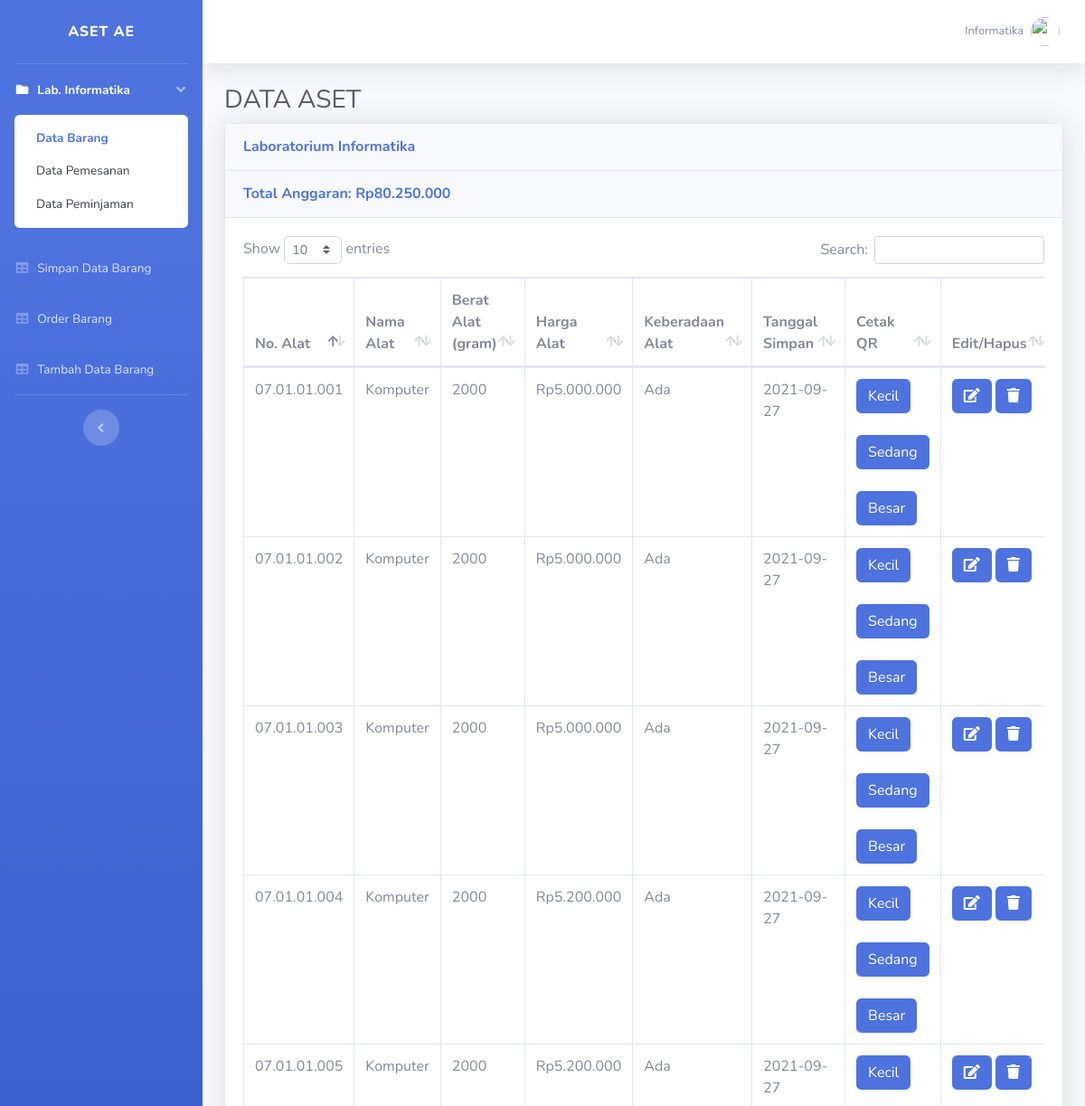
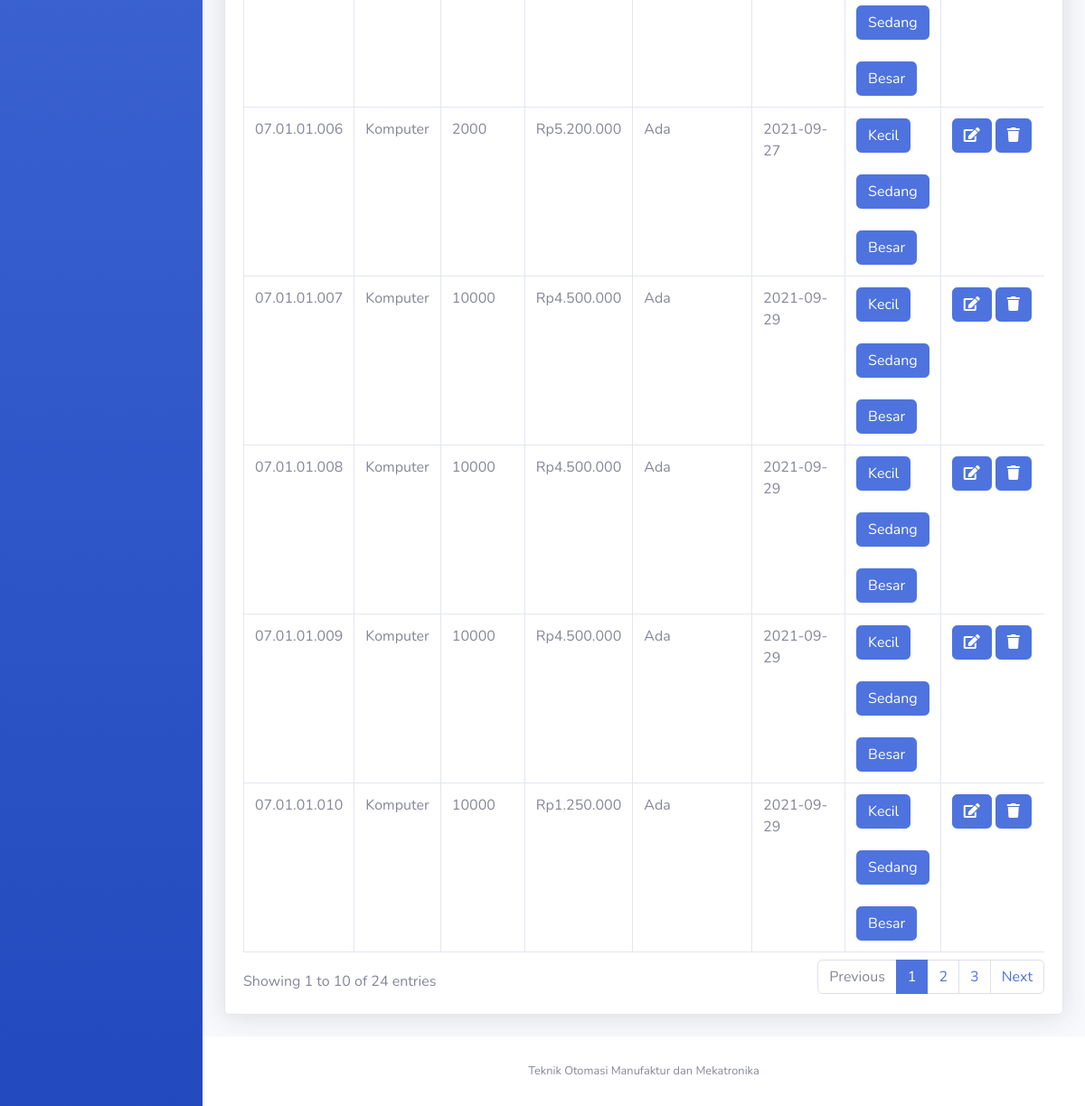
Page /laboratorium.php (signed in) on the committed database (2 pictures, top to bottom).
### tables this page shows
CREATE TABLE `laboratorium` (
  `id_lab` varchar(10) NOT NULL,
  `id_kajur` int(5) NOT NULL,
  `id_user` int(5) NOT NULL,
  `nama_lab` varchar(50) NOT NULL,
  `nama_kalab` varchar(50) NOT NULL,
  `nama_plp` varchar(50) NOT NULL,
  `password` varchar(50) NOT NULL,
  `total_anggaran` int(11) NOT NULL,
  `ttd_kalab` varchar(100) NOT NULL
);

CREATE TABLE `alat` (
  `id_pesan` int(11) NOT NULL,
  `id_lab` varchar(2) NOT NULL,
  `id_jenis` varchar(2) NOT NULL,
  `kode_alat` varchar(2) NOT NULL,
  `no_alat` varchar(12) NOT NULL,
  `nama_alat` varchar(59) NOT NULL,
  `berat_alat` int(11) NOT NULL,
  `harga_alat` double NOT NULL,
  `status_alat` varchar(15) NOT NULL,
  `created_date` timestamp NOT NULL DEFAULT current_timestamp() ON UPDATE current_timestamp()
);

CREATE TABLE `simpan` (
  `id_simpan` int(11) NOT NULL,
  `id_lab` varchar(10) NOT NULL,
  `id_pesan` int(11) NOT NULL,
  `tgl_simpan` date NOT NULL
);

### laboratorium.php (the view, shortened to what this page needs)
<?php
include_once("config.php");
?>
<!DOCTYPE html>
<html lang="en">
<head>
  <link href="vendor/fontawesome-free/css/all.min.css" rel="stylesheet" type="text/css">
  <link href="css/sb-admin-2.min.css" rel="stylesheet">
  <link href="vendor/datatables/dataTables.bootstrap4.min.css" rel="stylesheet">
</head>
<body id="page-top">
<?php
  $id_lab = $_SESSION['id_lab'];
  $sql=mysqli_query($koneksi, "select * from laboratorium where id_lab=$id_lab");
  $data=mysqli_fetch_array($sql);
?>
  <div id="wrapper">
    <ul class="navbar-nav bg-gradient-primary sidebar sidebar-dark accordion" id="accordionSidebar">
      <a class="sidebar-brand d-flex align-items-center justify-content-center" href="laboratorium.php">
        <div class="sidebar-brand-text mx-3">Aset AE</div>
      </a>
      <hr class="sidebar-divider my-0">
      <li class="nav-item active">
        <a class="nav-link" href="#" data-toggle="collapse" data-target="#collapsePages" aria-expanded="true" aria-controls="collapsePages">
          <i class="fas fa-fw fa-folder"></i>
          <span>Lab. <?=$data['nama_lab'];?></span>
        </a>
        <div id="collapsePages" class="collapse show" aria-labelledby="headingPages" data-parent="#accordionSidebar">
          <div class="bg-white py-2 collapse-inner rounded">
            <a class="collapse-item active" href="laboratorium.php">Data Barang</a>
            <a class="collapse-item" href="order_data.php">Data Pemesanan</a>
            <?php
              $id_lab = $_SESSION['id_lab'];
              $sql=mysqli_query($koneksi, "select * from alat where id_lab=$id_lab group by kode_alat");
              $data3=mysqli_fetch_array($sql);
            ?>
            <a class="collapse-item" href="pinjam_laboratorium_lab.php?id_lab=<?php echo $data3['id_lab']; ?>&nama_alat=<?php echo $data3['nama_alat']; ?>">Data Peminjaman</a>
          </div>
        </div>
      </li>
      <li class="nav-item">
        <a class="nav-link" href="simpan.php">
          <i class="fas fa-fw fa-table"></i>
          <span>Simpan Data Barang</span></a>
      </li>
      <li class="nav-item">
        <a class="nav-link" href="order.php">
          <i class="fas fa-fw fa-table"></i>
          <span>Order Barang</span></a>
      </li>
      <li class="nav-item">
        <a class="nav-link" href="tambah_barang.php">
          <i class="fas fa-fw fa-table"></i>
          <span>Tambah Data Barang</span></a>
      </li>
      <hr class="sidebar-divider d-none d-md-block">
      <div class="text-center d-none d-md-inline">
        <button class="rounded-circle border-0" id="sidebarToggle"></button>
      </div>
    </ul>
    <div id="content-wrapper" class="d-flex flex-column">
      <div id="content">
        <nav class="navbar navbar-expand navbar-light bg-white topbar mb-4 static-top shadow">
          <ul class="navbar-nav ml-auto">
            <li class="nav-item dropdown no-arrow">
              <a class="nav-link dropdown-toggle" href="#" id="userDropdown" role="button" data-toggle="dropdown" aria-haspopup="true" aria-expanded="false">
                <span class="mr-2 d-none d-lg-inline text-gray-600 small"><?=$data['nama_lab'];?></span>
                <img class="img-profile rounded-circle" src="img/Black.png">
              </a>
            </li>
          </ul>
        </nav>
        <div class="container-fluid">
          <h1 class="h3 mb-2 text-gray-800">DATA ASET</h1>
          <div class="card shadow mb-4">
            <div class="card-header py-3">
              <h6 class="m-0 font-weight-bold text-primary">Laboratorium <?=$data['nama_lab'];?></h6>
            </div>
            <?php
              $sql2=mysqli_query($koneksi, "SELECT total_anggaran FROM laboratorium WHERE id_lab = $id_lab");
              $data2=mysqli_fetch_array($sql2);
              $anggaran = $data2['total_anggaran'];
            ?>
            <div class="card-header py-3">
              <h6 class="m-0 font-weight-bold text-primary">Total Anggaran: <?php function rupiah($angka){
                $hasil_rupiah = "Rp" . number_format($angka,0,',','.');
                return $hasil_rupiah;
              }
              echo rupiah($anggaran);
              ?></h6>
            </div>
            <div class="card-body">
              <div class="table-responsive">
                <table class="table table-bordered" id="dataTable" width="100%" cellspacing="0">
                  <thead>
                    <tr>
                      <th>No. Alat</th>
                      <th>Nama Alat</th>
                      <th>Berat Alat (gram)</th>
                      <th>Harga Alat</th>
                      <th>Keberadaan Alat</th>
                      <th>Tanggal Simpan</th>
                      <th>Cetak QR</th>
                      <th>Edit/Hapus</th>
                    </tr>
                  </thead>
                  <tbody>
                  <?php
                  $sql3=mysqli_query($koneksi, "select * from alat inner join simpan where alat.id_pesan=simpan.id_pesan and simpan.id_lab=$id_lab");
                      function rupiah2($angka2){
                        $hasil_rupiah2 = "Rp" . number_format($angka2,0,',','.');
                        return $hasil_rupiah2;
                      }
                  while ($data3=mysqli_fetch_array($sql3)) {
                  ?>
                    <tr>
                      <td><?php echo $data3['no_alat']; ?></td>
                      <td><?php echo $data3['nama_alat']; ?></td>
                      <td><?php echo $data3['berat_alat']; ?></td>
                      <td><?php
                      $angka2 = $data3['harga_alat'];
                      echo rupiah2($angka2);?></td>
                      <td><?php echo $data3['status_alat']; ?></td>
                      <td><?php echo $data3['tgl_simpan']; ?></td>
                      <td><a href="cetakqr_kecil.php?no_alat=<?php echo $data3['no_alat']; ?>">
                          <button class="btn btn-primary">Kecil</button>
                          </a><br>&nbsp;
                          <a href="cetakqr.php?no_alat=<?php echo $data3['no_alat']; ?>">
                          <button class="btn btn-primary">Sedang</button>
                          </a><br><br>
                          <a href="cetakqr_besar.php?no_alat=<?php echo $data3['no_alat']; ?>">
                          <button class="btn btn-primary">Besar</button>
                          </a>
                      </td>
                      <td><a href="edit.php?no_alat=<?php echo $data3['no_alat']; ?>">
                          <button class="btn btn-primary"><i class='fas fa-edit'></i></button>
                          </a>
                          <a href="hapus.php?no_alat=<?php echo $data3['no_alat']; ?>">
                          <button class="btn btn-primary"><i class='fas fa-trash'></i></button>
                          </a>
                      </td>
                    </tr>
                  <?php } ?>
                  </tbody>
                </table>
              </div>
            </div>
          </div>
        </div>
      </div>
      <footer class="sticky-footer bg-white">
        <div class="container my-auto">
          <div class="copyright text-center my-auto">
            <span>Teknik Otomasi Manufaktur dan Mekatronika</span>
          </div>
        </div>
      </footer>
    </div>
  </div>
</body>
</html>

### rows in the picture
laboratorium: nama_lab "Informatika", total_anggaran "Rp80.250.000"
alat: no_alat "07.01.01.001", nama_alat "Komputer", berat_alat "2000", harga_alat "Rp5.000.000", status_alat "Ada", simpan.tgl_simpan "2021-09-27"
alat: no_alat "07.01.01.002", nama_alat "Komputer", berat_alat "2000", harga_alat "Rp5.000.000", status_alat "Ada", simpan.tgl_simpan "2021-09-27"
alat: no_alat "07.01.01.003", nama_alat "Komputer", berat_alat "2000", harga_alat "Rp5.000.000", status_alat "Ada", simpan.tgl_simpan "2021-09-27"
alat: no_alat "07.01.01.004", nama_alat "Komputer", berat_alat "2000", harga_alat "Rp5.200.000", status_alat "Ada", simpan.tgl_simpan "2021-09-27"
alat: no_alat "07.01.01.005", nama_alat "Komputer", berat_alat "2000", harga_alat "Rp5.200.000", status_alat "Ada", simpan.tgl_simpan "2021-09-27"
alat: no_alat "07.01.01.006", nama_alat "Komputer", berat_alat "2000", harga_alat "Rp5.200.000", status_alat "Ada", simpan.tgl_simpan "2021-09-27"
alat: no_alat "07.01.01.007", nama_alat "Komputer", berat_alat "10000", harga_alat "Rp4.500.000", status_alat "Ada", simpan.tgl_simpan "2021-09-29"
alat: no_alat "07.01.01.008", nama_alat "Komputer", berat_alat "10000", harga_alat "Rp4.500.000", status_alat "Ada", simpan.tgl_simpan "2021-09-29"
alat: no_alat "07.01.01.009", nama_alat "Komputer", berat_alat "10000", harga_alat "Rp4.500.000", status_alat "Ada", simpan.tgl_simpan "2021-09-29"
alat: no_alat "07.01.01.010", nama_alat "Komputer", berat_alat "10000", harga_alat "Rp1.250.000", status_alat "Ada", simpan.tgl_simpan "2021-09-29"
